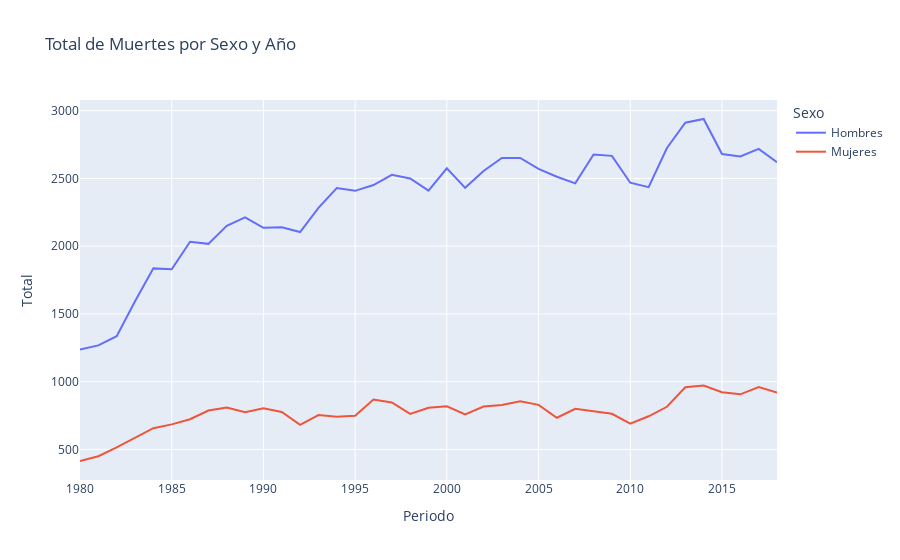

Write notebook code for a chart like this one.
### Code cell
fig3 = px.line(deaths_year_sex, x='Periodo', y='Total', color='Sexo', title='Total de Muertes por Sexo y Año')
fig3.show()

### Figure 1 — Plotly figure (JSON) as saved in the notebook; plotly's stock layout.template omitted (floating-point values rounded to 4 significant figures)
{"data": [{"hovertemplate": "Sexo=Hombres<br>Periodo=%{x}<br>Total=%{y}<extra></extra>", "legendgroup": "Hombres", "line": {"color": "#636efa", "dash": "solid"}, "marker": {"symbol": "circle"}, "mode": "lines", "name": "Hombres", "orientation": "v", "showlegend": true, "type": "scatter", "x": [1980, 1981, 1982, 1983, 1984, 1985, 1986, 1987, 1988, 1989, 1990, 1991, 1992, 1993, 1994, 1995, 1996, 1997, 1998, 1999, 2000, 2001, 2002, 2003, 2004, 2005, 2006, 2007, 2008, 2009, 2010, 2011, 2012, 2013, 2014, 2015, 2016, 2017, 2018], "xaxis": "x", "y": [1237, 1268, 1336, 1593, 1836, 1829, 2032, 2017, 2150, 2213, 2135, 2139, 2104, 2283, 2429, 2408, 2451, 2526, 2499, 2410, 2574, 2430, 2554, 2650, 2651, 2570, 2512, 2463, 2676, 2666, 2468, 2435, 2724, 2911, 2938, 2680, 2662, 2718, 2619], "yaxis": "y"}, {"hovertemplate": "Sexo=Mujeres<br>Periodo=%{x}<br>Total=%{y}<extra></extra>", "legendgroup": "Mujeres", "line": {"color": "#EF553B", "dash": "solid"}, "marker": {"symbol": "circle"}, "mode": "lines", "name": "Mujeres", "orientation": "v", "showlegend": true, "type": "scatter", "x": [1980, 1981, 1982, 1983, 1984, 1985, 1986, 1987, 1988, 1989, 1990, 1991, 1992, 1993, 1994, 1995, 1996, 1997, 1998, 1999, 2000, 2001, 2002, 2003, 2004, 2005, 2006, 2007, 2008, 2009, 2010, 2011, 2012, 2013, 2014, 2015, 2016, 2017, 2018], "xaxis": "x", "y": [415, 450, 515, 588, 657, 685, 723, 787, 810, 774, 804, 777, 682, 754, 742, 749, 869, 847, 762, 808, 819, 759, 817, 828, 856, 829, 734, 800, 781, 763, 690, 745, 815, 959, 972, 922, 907, 961, 920], "yaxis": "y"}], "layout": {"legend": {"title": {"text": "Sexo"}, "tracegroupgap": 0}, "title": {"text": "Total de Muertes por Sexo y Año"}, "xaxis": {"anchor": "y", "domain": [0, 1], "title": {"text": "Periodo"}}, "yaxis": {"anchor": "x", "domain": [0, 1], "title": {"text": "Total"}}}}
